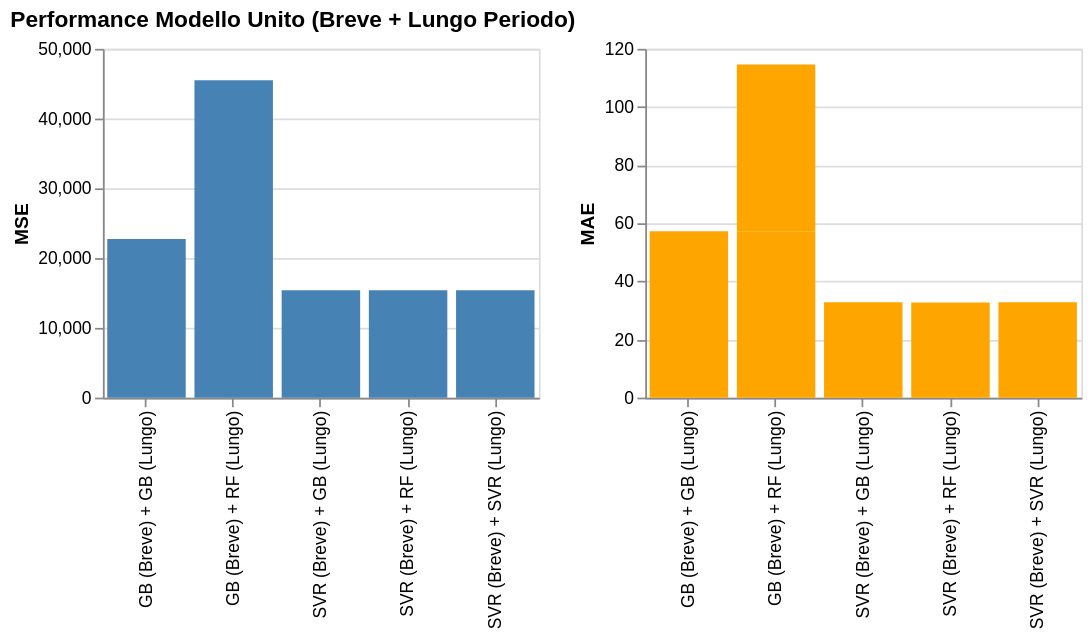

Source (Vega-Lite JSON):
### Vega-Lite specification from a JSON file in a GitHub repository (floating-point values rounded to 4 significant figures)
{"$schema": "https://vega.github.io/schema/vega-lite/v4.17.0.json", "config": {"view": {"continuousHeight": 300, "continuousWidth": 400}}, "data": {"name": "data-cd30c56882a6e11e8fa195d398ba1525"}, "datasets": {"data-cd30c56882a6e11e8fa195d398ba1525": [{"MAE": 57.25, "MSE": 22740.0, "Modello": "GB (Breve) + RF (Lungo)"}, {"MAE": 57.28, "MSE": 22750.0, "Modello": "GB (Breve) + GB (Lungo)"}, {"MAE": 57.33, "MSE": 22760.0, "Modello": "GB (Breve) + RF (Lungo)"}, {"MAE": 32.75, "MSE": 15380.0, "Modello": "SVR (Breve) + RF (Lungo)"}, {"MAE": 32.77, "MSE": 15400.0, "Modello": "SVR (Breve) + GB (Lungo)"}, {"MAE": 32.82, "MSE": 15400.0, "Modello": "SVR (Breve) + SVR (Lungo)"}]}, "hconcat": [{"encoding": {"color": {"value": "steelblue"}, "x": {"field": "Modello", "title": "", "type": "nominal"}, "y": {"field": "MSE", "type": "quantitative"}}, "height": 200, "mark": "bar", "width": 250}, {"encoding": {"color": {"value": "orange"}, "x": {"field": "Modello", "title": "", "type": "nominal"}, "y": {"field": "MAE", "type": "quantitative"}}, "height": 200, "mark": "bar", "width": 250}], "title": "Performance Modello Unito (Breve + Lungo Periodo)"}
